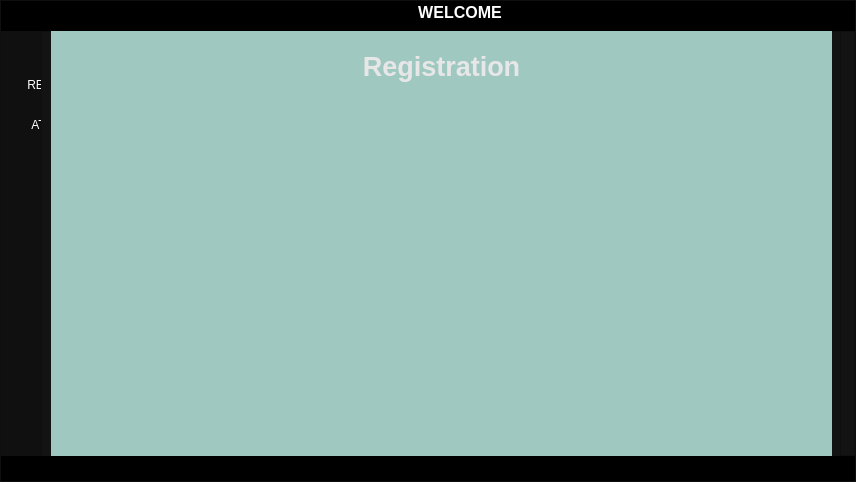
<?xml version="1.0" encoding="UTF-8"?>
<ui version="4.0">
 <class>MainWindow</class>
 <widget class="QMainWindow" name="MainWindow">
  <property name="geometry">
   <rect>
    <x>0</x>
    <y>0</y>
    <width>856</width>
    <height>482</height>
   </rect>
  </property>
  <property name="windowTitle">
   <string>MainWindow</string>
  </property>
  <widget class="QWidget" name="centralwidget">
   <layout class="QHBoxLayout" name="horizontalLayout">
    <property name="spacing">
     <number>0</number>
    </property>
    <property name="leftMargin">
     <number>0</number>
    </property>
    <property name="topMargin">
     <number>0</number>
    </property>
    <property name="rightMargin">
     <number>0</number>
    </property>
    <property name="bottomMargin">
     <number>0</number>
    </property>
    <item>
     <widget class="QFrame" name="backgroud">
      <property name="styleSheet">
       <string notr="true">background-color: rgb(19, 19, 19);</string>
      </property>
      <property name="frameShape">
       <enum>QFrame::StyledPanel</enum>
      </property>
      <property name="frameShadow">
       <enum>QFrame::Raised</enum>
      </property>
      <layout class="QVBoxLayout" name="verticalLayout">
       <property name="spacing">
        <number>0</number>
       </property>
       <property name="leftMargin">
        <number>0</number>
       </property>
       <property name="topMargin">
        <number>0</number>
       </property>
       <property name="rightMargin">
        <number>0</number>
       </property>
       <property name="bottomMargin">
        <number>0</number>
       </property>
       <item alignment="Qt::AlignTop">
        <widget class="QFrame" name="header">
         <property name="minimumSize">
          <size>
           <width>0</width>
           <height>30</height>
          </size>
         </property>
         <property name="styleSheet">
          <string notr="true">color: rgb(255, 255, 255);
background:black;
border:none;

</string>
         </property>
         <property name="frameShape">
          <enum>QFrame::StyledPanel</enum>
         </property>
         <property name="frameShadow">
          <enum>QFrame::Raised</enum>
         </property>
         <layout class="QHBoxLayout" name="horizontalLayout_2">
          <property name="spacing">
           <number>0</number>
          </property>
          <property name="leftMargin">
           <number>0</number>
          </property>
          <property name="topMargin">
           <number>2</number>
          </property>
          <property name="rightMargin">
           <number>0</number>
          </property>
          <property name="bottomMargin">
           <number>0</number>
          </property>
          <item alignment="Qt::AlignLeft|Qt::AlignTop">
           <widget class="QFrame" name="frame">
            <property name="frameShape">
             <enum>QFrame::StyledPanel</enum>
            </property>
            <property name="frameShadow">
             <enum>QFrame::Raised</enum>
            </property>
            <layout class="QHBoxLayout" name="horizontalLayout_3">
             <property name="spacing">
              <number>0</number>
             </property>
             <property name="leftMargin">
              <number>0</number>
             </property>
             <property name="topMargin">
              <number>0</number>
             </property>
             <property name="rightMargin">
              <number>0</number>
             </property>
             <property name="bottomMargin">
              <number>0</number>
             </property>
             <item>
              <widget class="QPushButton" name="pushButton">
               <property name="styleSheet">
                <string notr="true">background-color: rgb(255, 255, 255);
color: rgb(255, 255, 255);
background:transparent;
border:none;</string>
               </property>
               <property name="text">
                <string/>
               </property>
               <property name="icon">
                <iconset>
                 <normaloff>icons/icons3/x-square.svg</normaloff>icons/icons3/x-square.svg</iconset>
               </property>
               <property name="iconSize">
                <size>
                 <width>20</width>
                 <height>20</height>
                </size>
               </property>
              </widget>
             </item>
             <item>
              <widget class="QPushButton" name="pushButton_2">
               <property name="styleSheet">
                <string notr="true">background-color: rgb(255, 255, 255);
color: rgb(255, 255, 255);
background:transparent;
border:none;</string>
               </property>
               <property name="text">
                <string/>
               </property>
               <property name="icon">
                <iconset>
                 <normaloff>icons/icons3/maximize (1).svg</normaloff>icons/icons3/maximize (1).svg</iconset>
               </property>
               <property name="iconSize">
                <size>
                 <width>20</width>
                 <height>20</height>
                </size>
               </property>
              </widget>
             </item>
             <item>
              <widget class="QPushButton" name="pushButton_3">
               <property name="styleSheet">
                <string notr="true">background-color: rgb(255, 255, 255);
color: rgb(255, 255, 255);
background:transparent;
border:none;</string>
               </property>
               <property name="text">
                <string/>
               </property>
               <property name="icon">
                <iconset>
                 <normaloff>icons/icons3/minus-circle.svg</normaloff>icons/icons3/minus-circle.svg</iconset>
               </property>
               <property name="iconSize">
                <size>
                 <width>20</width>
                 <height>20</height>
                </size>
               </property>
              </widget>
             </item>
            </layout>
           </widget>
          </item>
          <item alignment="Qt::AlignTop">
           <widget class="QFrame" name="frame_2">
            <property name="sizePolicy">
             <sizepolicy hsizetype="Expanding" vsizetype="Preferred">
              <horstretch>0</horstretch>
              <verstretch>0</verstretch>
             </sizepolicy>
            </property>
            <property name="styleSheet">
             <string notr="true">color: rgb(255, 255, 255);</string>
            </property>
            <property name="frameShape">
             <enum>QFrame::StyledPanel</enum>
            </property>
            <property name="frameShadow">
             <enum>QFrame::Raised</enum>
            </property>
            <layout class="QHBoxLayout" name="horizontalLayout_4">
             <property name="spacing">
              <number>0</number>
             </property>
             <property name="leftMargin">
              <number>0</number>
             </property>
             <property name="topMargin">
              <number>0</number>
             </property>
             <property name="rightMargin">
              <number>0</number>
             </property>
             <property name="bottomMargin">
              <number>0</number>
             </property>
             <item>
              <widget class="QLabel" name="label">
               <property name="font">
                <font>
                 <pointsize>12</pointsize>
                 <weight>75</weight>
                 <bold>true</bold>
                </font>
               </property>
               <property name="text">
                <string>WELCOME</string>
               </property>
               <property name="alignment">
                <set>Qt::AlignCenter</set>
               </property>
              </widget>
             </item>
            </layout>
           </widget>
          </item>
          <item alignment="Qt::AlignRight|Qt::AlignTop">
           <widget class="QFrame" name="frame_3">
            <property name="frameShape">
             <enum>QFrame::StyledPanel</enum>
            </property>
            <property name="frameShadow">
             <enum>QFrame::Raised</enum>
            </property>
            <layout class="QHBoxLayout" name="horizontalLayout_5">
             <property name="spacing">
              <number>0</number>
             </property>
             <property name="leftMargin">
              <number>0</number>
             </property>
             <property name="topMargin">
              <number>0</number>
             </property>
             <property name="rightMargin">
              <number>0</number>
             </property>
             <property name="bottomMargin">
              <number>0</number>
             </property>
             <item>
              <widget class="QPushButton" name="pushButton_4">
               <property name="styleSheet">
                <string notr="true">background-color: rgb(255, 255, 255);
color: rgb(255, 255, 255);
background:transparent;
border:none;</string>
               </property>
               <property name="text">
                <string/>
               </property>
               <property name="icon">
                <iconset>
                 <normaloff>icons/icons3/alert-circle.svg</normaloff>icons/icons3/alert-circle.svg</iconset>
               </property>
               <property name="iconSize">
                <size>
                 <width>20</width>
                 <height>20</height>
                </size>
               </property>
              </widget>
             </item>
            </layout>
           </widget>
          </item>
         </layout>
        </widget>
       </item>
       <item>
        <widget class="QFrame" name="main">
         <property name="sizePolicy">
          <sizepolicy hsizetype="Preferred" vsizetype="Expanding">
           <horstretch>0</horstretch>
           <verstretch>0</verstretch>
          </sizepolicy>
         </property>
         <property name="frameShape">
          <enum>QFrame::StyledPanel</enum>
         </property>
         <property name="frameShadow">
          <enum>QFrame::Raised</enum>
         </property>
         <widget class="QFrame" name="frame_4">
          <property name="geometry">
           <rect>
            <x>0</x>
            <y>0</y>
            <width>40</width>
            <height>540</height>
           </rect>
          </property>
          <property name="sizePolicy">
           <sizepolicy hsizetype="Preferred" vsizetype="Expanding">
            <horstretch>0</horstretch>
            <verstretch>0</verstretch>
           </sizepolicy>
          </property>
          <property name="styleSheet">
           <string notr="true">background-color: rgb(16, 16, 16);
color: rgb(255, 255, 255);
border:none;</string>
          </property>
          <property name="frameShape">
           <enum>QFrame::StyledPanel</enum>
          </property>
          <property name="frameShadow">
           <enum>QFrame::Raised</enum>
          </property>
          <widget class="QToolButton" name="toolButton">
           <property name="geometry">
            <rect>
             <x>5</x>
             <y>5</y>
             <width>125</width>
             <height>28</height>
            </rect>
           </property>
           <property name="text">
            <string>  MENU</string>
           </property>
           <property name="icon">
            <iconset>
             <normaloff>icons/icons3/menu.svg</normaloff>icons/icons3/menu.svg</iconset>
           </property>
           <property name="iconSize">
            <size>
             <width>30</width>
             <height>30</height>
            </size>
           </property>
           <property name="toolButtonStyle">
            <enum>Qt::ToolButtonTextBesideIcon</enum>
           </property>
          </widget>
          <widget class="QToolButton" name="toolButton_2">
           <property name="geometry">
            <rect>
             <x>5</x>
             <y>40</y>
             <width>125</width>
             <height>28</height>
            </rect>
           </property>
           <property name="text">
            <string>  REGISTRATION</string>
           </property>
           <property name="icon">
            <iconset>
             <normaloff>icons/icons3/user-plus.svg</normaloff>icons/icons3/user-plus.svg</iconset>
           </property>
           <property name="iconSize">
            <size>
             <width>30</width>
             <height>30</height>
            </size>
           </property>
           <property name="toolButtonStyle">
            <enum>Qt::ToolButtonTextBesideIcon</enum>
           </property>
          </widget>
          <widget class="QToolButton" name="toolButton_3">
           <property name="geometry">
            <rect>
             <x>5</x>
             <y>80</y>
             <width>125</width>
             <height>28</height>
            </rect>
           </property>
           <property name="text">
            <string>  ATTENDANCE</string>
           </property>
           <property name="icon">
            <iconset>
             <normaloff>icons/icons3/edit.svg</normaloff>icons/icons3/edit.svg</iconset>
           </property>
           <property name="iconSize">
            <size>
             <width>30</width>
             <height>30</height>
            </size>
           </property>
           <property name="toolButtonStyle">
            <enum>Qt::ToolButtonTextBesideIcon</enum>
           </property>
          </widget>
         </widget>
         <widget class="QFrame" name="frame_5">
          <property name="geometry">
           <rect>
            <x>40</x>
            <y>0</y>
            <width>800</width>
            <height>540</height>
           </rect>
          </property>
          <property name="frameShape">
           <enum>QFrame::StyledPanel</enum>
          </property>
          <property name="frameShadow">
           <enum>QFrame::Raised</enum>
          </property>
          <widget class="QStackedWidget" name="stackedWidget">
           <property name="geometry">
            <rect>
             <x>10</x>
             <y>0</y>
             <width>781</width>
             <height>541</height>
            </rect>
           </property>
           <property name="currentIndex">
            <number>0</number>
           </property>
           <widget class="QWidget" name="registration">
            <property name="styleSheet">
             <string notr="true">background-color: rgb(159, 200, 193);</string>
            </property>
            <widget class="QLabel" name="label_2">
             <property name="geometry">
              <rect>
               <x>190</x>
               <y>20</y>
               <width>401</width>
               <height>31</height>
              </rect>
             </property>
             <property name="font">
              <font>
               <pointsize>20</pointsize>
               <weight>75</weight>
               <bold>true</bold>
              </font>
             </property>
             <property name="styleSheet">
              <string notr="true">color: rgb(231, 231, 231);</string>
             </property>
             <property name="text">
              <string>Registration</string>
             </property>
             <property name="alignment">
              <set>Qt::AlignCenter</set>
             </property>
            </widget>
           </widget>
           <widget class="QWidget" name="attendance">
            <property name="styleSheet">
             <string notr="true">background-color: rgb(149, 200, 194);</string>
            </property>
            <widget class="QLabel" name="label_3">
             <property name="geometry">
              <rect>
               <x>270</x>
               <y>30</y>
               <width>281</width>
               <height>31</height>
              </rect>
             </property>
             <property name="font">
              <font>
               <pointsize>20</pointsize>
               <weight>75</weight>
               <bold>true</bold>
              </font>
             </property>
             <property name="styleSheet">
              <string notr="true">color: rgb(231, 231, 231);</string>
             </property>
             <property name="text">
              <string>Attendance </string>
             </property>
             <property name="alignment">
              <set>Qt::AlignCenter</set>
             </property>
            </widget>
           </widget>
          </widget>
         </widget>
         <zorder>frame_5</zorder>
         <zorder>frame_4</zorder>
        </widget>
       </item>
       <item>
        <widget class="QFrame" name="footer">
         <property name="minimumSize">
          <size>
           <width>0</width>
           <height>25</height>
          </size>
         </property>
         <property name="maximumSize">
          <size>
           <width>16777215</width>
           <height>25</height>
          </size>
         </property>
         <property name="styleSheet">
          <string notr="true">background-color: rgb(0, 0, 0);</string>
         </property>
         <property name="frameShape">
          <enum>QFrame::StyledPanel</enum>
         </property>
         <property name="frameShadow">
          <enum>QFrame::Raised</enum>
         </property>
        </widget>
       </item>
      </layout>
     </widget>
    </item>
   </layout>
  </widget>
 </widget>
 <resources/>
 <connections/>
</ui>
